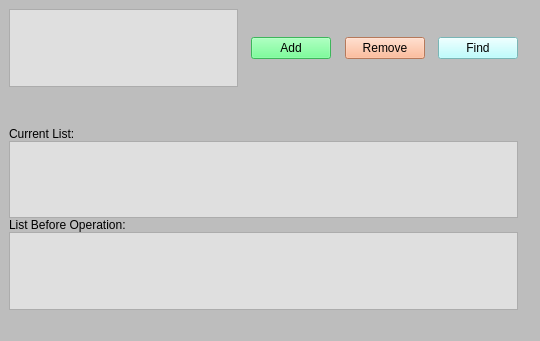
<?xml version="1.0" encoding="UTF-8"?>
<ui version="4.0">
 <class>MainWindow</class>
 <widget class="QMainWindow" name="MainWindow">
  <property name="geometry">
   <rect>
    <x>0</x>
    <y>0</y>
    <width>540</width>
    <height>341</height>
   </rect>
  </property>
  <property name="windowTitle">
   <string>MainWindow</string>
  </property>
  <property name="styleSheet">
   <string notr="true">background-color: rgb(189, 189, 189);</string>
  </property>
  <widget class="QWidget" name="centralwidget">
   <layout class="QVBoxLayout" name="verticalLayout_3">
    <item>
     <layout class="QGridLayout" name="gridLayout" rowstretch="0,0,0,0,0,0,0,0,0,0" columnstretch="0,0,0,0,0,0,0,0">
      <property name="sizeConstraint">
       <enum>QLayout::SetDefaultConstraint</enum>
      </property>
      <property name="topMargin">
       <number>0</number>
      </property>
      <property name="rightMargin">
       <number>0</number>
      </property>
      <property name="spacing">
       <number>0</number>
      </property>
      <item row="1" column="6">
       <widget class="QPushButton" name="findPushButton">
        <property name="styleSheet">
         <string notr="true">background-color: rgb(170, 255, 255);</string>
        </property>
        <property name="text">
         <string>Find</string>
        </property>
       </widget>
      </item>
      <item row="1" column="4">
       <widget class="QPushButton" name="removePushButton">
        <property name="styleSheet">
         <string notr="true">background-color: rgb(255, 170, 127);</string>
        </property>
        <property name="text">
         <string>Remove</string>
        </property>
       </widget>
      </item>
      <item row="1" column="7">
       <spacer name="horizontalSpacer_4">
        <property name="orientation">
         <enum>Qt::Horizontal</enum>
        </property>
        <property name="sizeHint" stdset="0">
         <size>
          <width>40</width>
          <height>20</height>
         </size>
        </property>
       </spacer>
      </item>
      <item row="6" column="0">
       <spacer name="verticalSpacer">
        <property name="orientation">
         <enum>Qt::Vertical</enum>
        </property>
        <property name="sizeHint" stdset="0">
         <size>
          <width>20</width>
          <height>40</height>
         </size>
        </property>
       </spacer>
      </item>
      <item row="1" column="5">
       <spacer name="horizontalSpacer_3">
        <property name="orientation">
         <enum>Qt::Horizontal</enum>
        </property>
        <property name="sizeHint" stdset="0">
         <size>
          <width>40</width>
          <height>20</height>
         </size>
        </property>
       </spacer>
      </item>
      <item row="1" column="2">
       <widget class="QPushButton" name="addPushButton">
        <property name="styleSheet">
         <string notr="true">background-color: rgb(85, 255, 127);</string>
        </property>
        <property name="text">
         <string>Add</string>
        </property>
       </widget>
      </item>
      <item row="1" column="3">
       <spacer name="horizontalSpacer_2">
        <property name="orientation">
         <enum>Qt::Horizontal</enum>
        </property>
        <property name="sizeHint" stdset="0">
         <size>
          <width>40</width>
          <height>20</height>
         </size>
        </property>
       </spacer>
      </item>
      <item row="1" column="0">
       <widget class="QPlainTextEdit" name="inputPlainTextEdit">
        <property name="font">
         <font>
          <pointsize>37</pointsize>
          <weight>50</weight>
          <bold>false</bold>
         </font>
        </property>
        <property name="layoutDirection">
         <enum>Qt::LeftToRight</enum>
        </property>
        <property name="styleSheet">
         <string notr="true">background-color: rgb(223, 223, 223);</string>
        </property>
        <property name="readOnly">
         <bool>false</bool>
        </property>
        <property name="overwriteMode">
         <bool>false</bool>
        </property>
        <property name="backgroundVisible">
         <bool>false</bool>
        </property>
        <property name="placeholderText">
         <string/>
        </property>
       </widget>
      </item>
      <item row="0" column="0">
       <spacer name="verticalSpacer_4">
        <property name="orientation">
         <enum>Qt::Vertical</enum>
        </property>
        <property name="sizeHint" stdset="0">
         <size>
          <width>20</width>
          <height>40</height>
         </size>
        </property>
       </spacer>
      </item>
      <item row="9" column="0">
       <spacer name="verticalSpacer_2">
        <property name="orientation">
         <enum>Qt::Vertical</enum>
        </property>
        <property name="sizeHint" stdset="0">
         <size>
          <width>20</width>
          <height>40</height>
         </size>
        </property>
       </spacer>
      </item>
      <item row="4" column="0">
       <widget class="QLabel" name="label">
        <property name="text">
         <string>Current List:</string>
        </property>
       </widget>
      </item>
      <item row="5" column="0" colspan="7">
       <widget class="QTextEdit" name="currentTextEdit">
        <property name="font">
         <font>
          <pointsize>20</pointsize>
         </font>
        </property>
        <property name="styleSheet">
         <string notr="true">background-color: rgb(223, 223, 223);</string>
        </property>
        <property name="readOnly">
         <bool>true</bool>
        </property>
        <property name="placeholderText">
         <string/>
        </property>
       </widget>
      </item>
      <item row="8" column="0" colspan="7">
       <widget class="QTextEdit" name="beforeTextEdit">
        <property name="font">
         <font>
          <pointsize>20</pointsize>
         </font>
        </property>
        <property name="styleSheet">
         <string notr="true">background-color: rgb(223, 223, 223);</string>
        </property>
        <property name="readOnly">
         <bool>true</bool>
        </property>
        <property name="overwriteMode">
         <bool>false</bool>
        </property>
       </widget>
      </item>
      <item row="3" column="0">
       <spacer name="verticalSpacer_3">
        <property name="orientation">
         <enum>Qt::Vertical</enum>
        </property>
        <property name="sizeHint" stdset="0">
         <size>
          <width>20</width>
          <height>40</height>
         </size>
        </property>
       </spacer>
      </item>
      <item row="7" column="0">
       <widget class="QLabel" name="label_2">
        <property name="text">
         <string>List Before Operation:</string>
        </property>
       </widget>
      </item>
      <item row="1" column="1">
       <spacer name="horizontalSpacer">
        <property name="orientation">
         <enum>Qt::Horizontal</enum>
        </property>
        <property name="sizeHint" stdset="0">
         <size>
          <width>40</width>
          <height>20</height>
         </size>
        </property>
       </spacer>
      </item>
      <item row="2" column="0">
       <spacer name="verticalSpacer_5">
        <property name="orientation">
         <enum>Qt::Vertical</enum>
        </property>
        <property name="sizeType">
         <enum>QSizePolicy::Fixed</enum>
        </property>
        <property name="sizeHint" stdset="0">
         <size>
          <width>20</width>
          <height>40</height>
         </size>
        </property>
       </spacer>
      </item>
     </layout>
    </item>
   </layout>
  </widget>
  <widget class="QMenuBar" name="menubar">
   <property name="geometry">
    <rect>
     <x>0</x>
     <y>0</y>
     <width>540</width>
     <height>21</height>
    </rect>
   </property>
  </widget>
  <widget class="QStatusBar" name="statusbar"/>
 </widget>
 <resources/>
 <connections/>
</ui>
